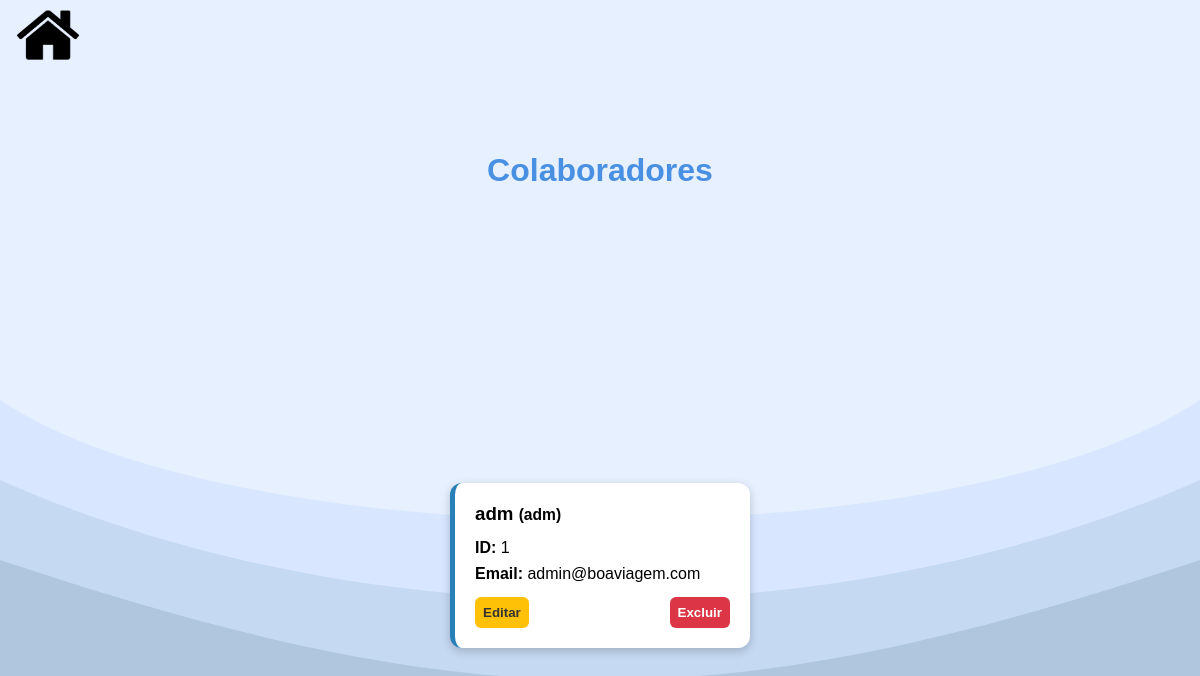
Before: /adm/colaboradores (signed in) with the older database file.
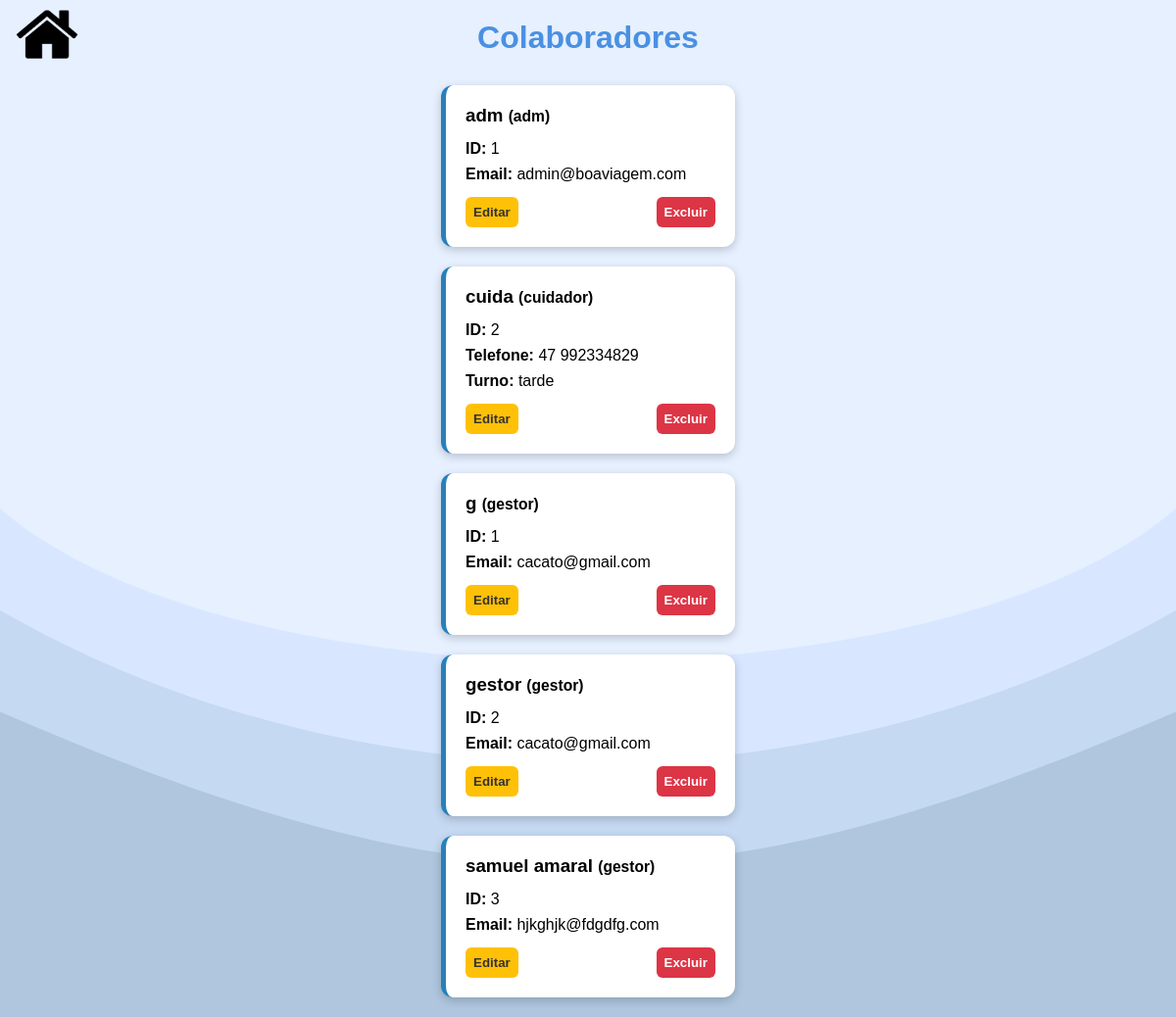
After: the same page with the newer database file.
### Database/models/adm.py (models this page shows)
class Adm(BaseModel):
    id_adm = AutoField()
    nome = CharField(max_length=150)
    email = CharField(max_length=150)
    senha = CharField(max_length=255)
    criado_em = DateTimeField(default=datetime.datetime.now)
    class Meta:
        table_name = "adm"

### Database/models/cuidadores.py (models this page shows)
class Cuidadores(BaseModel):
    id_cuidador = AutoField()
    nome = CharField(max_length=150)
    senha = CharField(max_length=255)
    telefone = CharField(max_length=20)
    data_contratacao = DateField()
    turno = CharField(max_length=10)
    criado_em = DateTimeField(default=datetime.datetime.now)
    atualizado_em = DateTimeField(default=datetime.datetime.now)
    class Meta:
        table_name = "cuidadores"

### Database/models/gestor.py (models this page shows)
class Gestor(BaseModel):
    id_gestor = AutoField()
    nome = CharField(max_length=150)
    email = CharField(max_length=150)
    senha = CharField(max_length=255)
    criado_em = DateTimeField(default=datetime.datetime.now)
    atualizado_em = DateTimeField(default=datetime.datetime.now)
    class Meta:
        table_name = "gestor"

### routes/adm.py (the view)
@rota_adm.route('/colaboradores', methods=['GET'])
def ver_colaboradores():
    check = validar_adm()
    if check:
        return check
    administradores = list(Adm.select().dicts())
    cuidadores = list(Cuidadores.select().dicts())
    gestores = list(Gestor.select().dicts())
    colaboradores = []
    for adm in administradores:
        colaboradores.append({
            'id': adm['id_adm'],
            'nome': adm['nome'],
            'cargo': 'adm',
            'email': adm.get('email', ''),
            'telefone': '',
            'turno': '',
            'data_contratacao': adm.get('criado_em')
        })
    for c in cuidadores:
        colaboradores.append({
            'id': c['id_cuidador'],
            'nome': c['nome'],
            'cargo': 'cuidador',
            'email': '',
            'telefone': c['telefone'],
            'turno': c['turno'],
            'data_contratacao': c['data_contratacao']
        })
    for g in gestores:
        colaboradores.append({
            'id': g['id_gestor'],
            'nome': g['nome'],
            'cargo': 'gestor',
            'email': g['email'],
            'telefone': '',
            'turno': '',
            'data_contratacao': g.get('criado_em')
        })
    return render_template('adm/vercolaborador.html',colaboradores=colaboradores)

### utils.py (called while the page is built)
def validar_adm():
    if 'cargo' not in session:
        return redirect(url_for('home.login'))
    if session.get("cargo") != "adm":
        return redirect(url_for('home.login'))
    return None

### templates/adm/vercolaborador.html (shortened to what this page needs)
<!doctype html>
<html lang="pt-br">
<head>
    <link href='https://unpkg.com/boxicons@2.1.4/css/boxicons.min.css' rel='stylesheet'>
    <link rel="stylesheet" href="{{ url_for('static', filename='css/vercolaborador.css') }}">
</head>
<body>
    <div class="top-bar">
        <div class="nav-group">
            <a href="{{ url_for('adm.painel') }}" class="nav-btn">
                <img src="{{ url_for('static', filename='img/menu.png') }}" class="nav-icon">
            </a>
        </div>
    </div>
    <h1>Colaboradores</h1>
    <div class="grid-container">
        {% for colab in colaboradores %}
        <div class="card {{ colab.cargo }}">
            <h3>{{ colab.nome }} <small>({{ colab.cargo }})</small></h3>
            <p><strong>ID:</strong> {{ colab.id }}</p>
            {% if colab.email %}<p><strong>Email:</strong> {{ colab.email }}</p>{% endif %}
            {% if colab.telefone %}<p><strong>Telefone:</strong> {{ colab.telefone }}</p>{% endif %}
            {% if colab.turno %}<p><strong>Turno:</strong> {{ colab.turno }}</p>{% endif %}
            <div class="buttons">
                <form action="{{ url_for('adm.editar_colaborador', cargo=colab.cargo, id=colab.id) }}" method="get"
                    style="display:inline-block;">
                    <button type="submit" class="edit-btn">Editar</button>
                </form>
                <form action="{{ url_for('adm.excluir_colaborador', cargo=colab.cargo, id=colab.id) }}" method="post"
                    style="display:inline-block;"
                    onsubmit="return confirm('Tem certeza que deseja excluir o colaborador {{ colab.nome }}?');">
                    <button type="submit" class="delete-btn">Excluir</button>
                </form>
            </div>
        </div>
        {% endfor %}
    </div>
</body>
</html>

### static/css/vercolaborador.css (style rules this page uses)
* { margin: 0; padding: 0; box-sizing: border-box; }
body { display: grid; place-items: center; min-height: 100vh; background-color: #e6f0ff; background-size: cover; background-position: center; }
body { font-family: Arial, sans-serif; background-color: #e6f0ff; padding: 20px; }
h1 { text-align: center; color: #4a90e2; margin-bottom: 30px; }
.grid-container { display: grid; grid-template-columns: repeat(auto-fill, minmax(300px, 1fr)); gap: 20px; }
.card { background-color: #fff; padding: 20px; border-radius: 12px; box-shadow: 0 3px 10px rgba(0,0,0,0.2); border-left: 5px solid #2980b9; display: flex; flex-direction: column; justify-content: space-between; }
.card h3 { margin-top: 0; margin-bottom: 10px; }
.card p { margin: 4px 0; }
.card .buttons { margin-top: 10px; display: flex; justify-content: space-between; gap: 10px; }
.card button { flex: 1; padding: 8px; font-weight: bold; border: none; border-radius: 6px; cursor: pointer; transition: all 0.2s; }
.edit-btn { background-color: #ffc107; color: #333; }
.delete-btn { background-color: #dc3545; color: #fff; }
.top-bar { position: fixed; top: 0; left: 0; width: 100%; height: 70px; display: flex; justify-content: flex-start; align-items: center; padding: 0 20px; z-index: 1000; }
.nav-group { display: flex; align-items: center; }
.nav-btn { display: flex; justify-content: center; align-items: center; width: 55px; height: 55px; border-radius: 12px; transition: 0.3s; text-decoration: none; }
.nav-icon { width: 62px; height: 62px; }

Changed rows visible on the page:
added Cuidadores: nome "cuida", cargo "cuidador", id "2", telefone "47 992334829", turno "tarde"
added Gestor: nome "g", cargo "gestor", id "1", email "cacato@gmail.com"
added Gestor: nome "gestor", cargo "gestor", id "2", email "cacato@gmail.com"
added Gestor: nome "samuel amaral", cargo "gestor", id "3", email "hjkghjk@fdgdfg.com"
